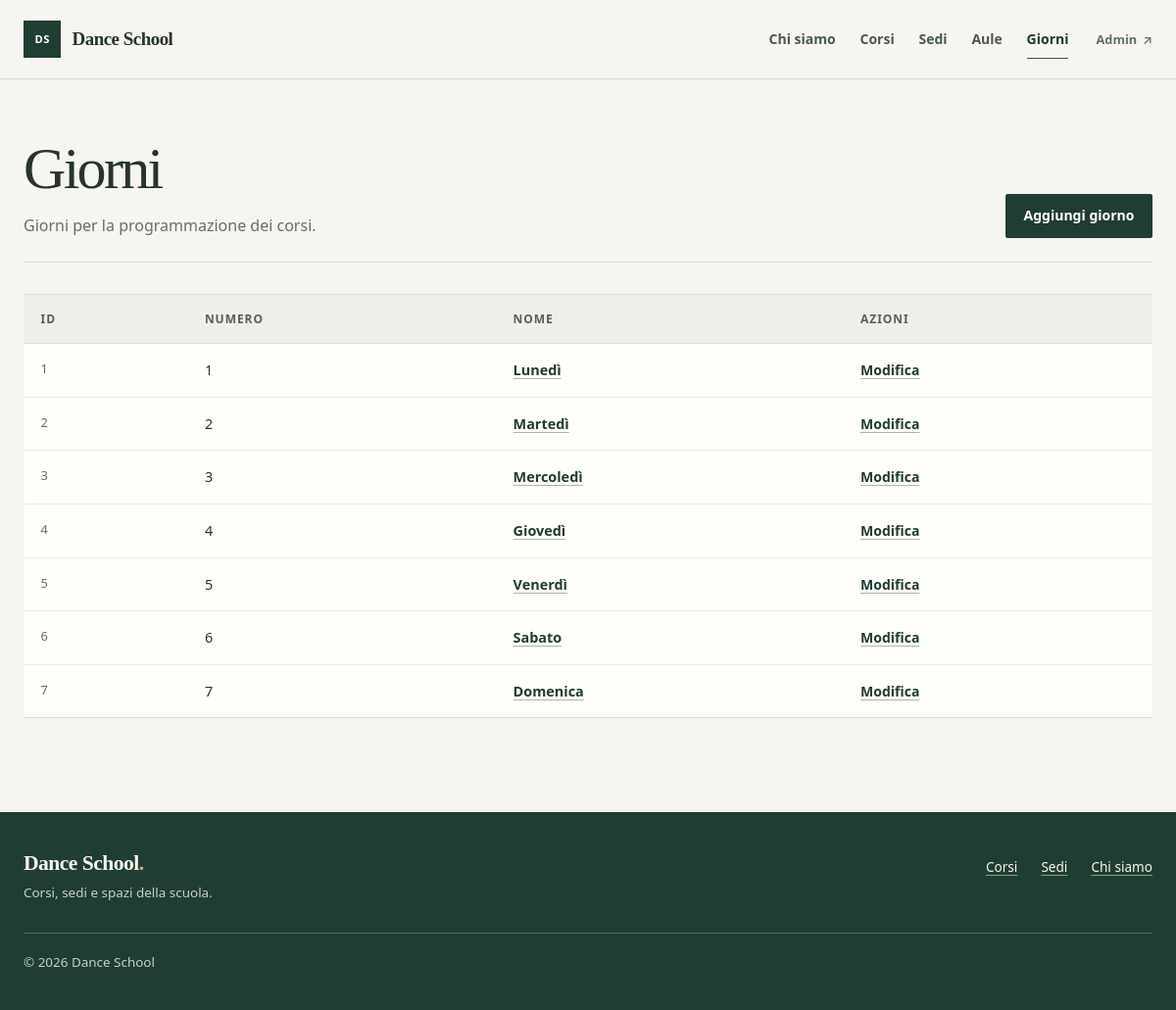
Page /school/days/ on the committed database.
### school/models.py (models this page shows, shortened)
class DayOfTheWeek(models.Model):
    number = models.IntegerField()
    name = models.CharField(max_length=100)

### school/views.py (the view)
# urls.py: path("days/", DayOfTheWeekListView.as_view(), name="day_of_the_week_list"),
class DayOfTheWeekListView(generic.ListView):
    model = DayOfTheWeek
    context_object_name = "days"
    template_name = "school/day_of_the_week_list.html"

### school/templates/school/day_of_the_week_list.html (shortened to what this page needs)
{% extends "base_list.html" %}
{% block page_heading %}Giorni{% endblock %}
{% block page_description %}Giorni per la programmazione dei corsi.{% endblock %}
{% block list-header %}
    <th scope="col">ID</th>
    <th scope="col">Numero</th>
    <th scope="col">Nome</th>
    <th scope="col">Azioni</th>
{% endblock %}
{% block list-body %}
    {% for object in days %}
        <tr>
            <td class="table-id">{{ object.pk }}</td>
            <td>{{ object.number }}</td>
            <td class="table-primary"><a href="{% url 'day_of_the_week_detail' pk=object.pk %}">{{ object.name }}</a></td>
            <td>
                <a class="text-action" href="{% url 'day_of_the_week_update' pk=object.pk %}" aria-label="Modifica {{ object.name }}">Modifica</a>
            </td>
        </tr>
    {% empty %}
        <tr>
            <td class="table-empty" colspan="4">Nessun giorno disponibile.</td>
        </tr>
    {% endfor %}
{% endblock %}
{% block add-new %}
    <p class="list-actions">
        <a class="button" href="{% url 'day_of_the_week_create' %}">Aggiungi giorno</a>
    </p>
{% endblock %}

### static/css/style.css (style rules this page uses)
:root { color-scheme: light; --paper: #f6f5ef; --surface: #fffefa; --ink: #26342c; --muted: #627067; --line: #d9ded5; --green: #315747; --green-dark: #203d31; --clay: #96543d; --error: #a13d35; font-family: system-ui, -apple-system, BlinkMacSystemFont, "Segoe UI", sans-serif; color: var(--ink); background: var(--paper); font-synthesis: none; text-rendering: optimizeLegibility; }
* { box-sizing: border-box; }
body { display: flex; min-height: 100vh; flex-direction: column; margin: 0; }
a { color: inherit; }
.button { display: inline-flex; min-height: 2.85rem; align-items: center; justify-content: center; gap: 0.7rem; padding: 0.7rem 1.1rem; border: 1px solid var(--green-dark); border-radius: 2px; background: var(--green-dark); color: #fff; cursor: pointer; font-size: 0.875rem; font-weight: 650; line-height: 1.3; text-decoration: none; }
.inline-link, .back-link, .text-action { color: var(--green-dark); font-size: 0.875rem; font-weight: 650; text-decoration-color: #a8b8ab; text-underline-offset: 0.22em; }
.list-actions { margin: 0; }
.data-table th, .data-table td { padding: 1rem 1.1rem; vertical-align: top; }
.data-table th { border-bottom: 1px solid var(--line); background: #edf0e9; color: #526158; font-size: 0.75rem; font-weight: 700; letter-spacing: 0.08em; text-transform: uppercase; white-space: nowrap; }
.data-table td { font-size: 0.9rem; line-height: 1.5; }
.data-table tbody tr + tr td { border-top: 1px solid #e7ebe4; }
.data-table .table-id { color: var(--muted); font-size: 0.8rem; }
.table-primary a, .detail-item a, .related-list a { color: var(--green-dark); font-weight: 650; text-decoration-color: #a8b8ab; text-underline-offset: 0.2em; }
.table-primary a { white-space: nowrap; }

### rows in the picture
DayOfTheWeek: pk "1", number "1", name "Lunedì"
DayOfTheWeek: pk "2", number "2", name "Martedì"
DayOfTheWeek: pk "3", number "3", name "Mercoledì"
DayOfTheWeek: pk "4", number "4", name "Giovedì"
DayOfTheWeek: pk "5", number "5", name "Venerdì"
DayOfTheWeek: pk "6", number "6", name "Sabato"
DayOfTheWeek: pk "7", number "7", name "Domenica"
